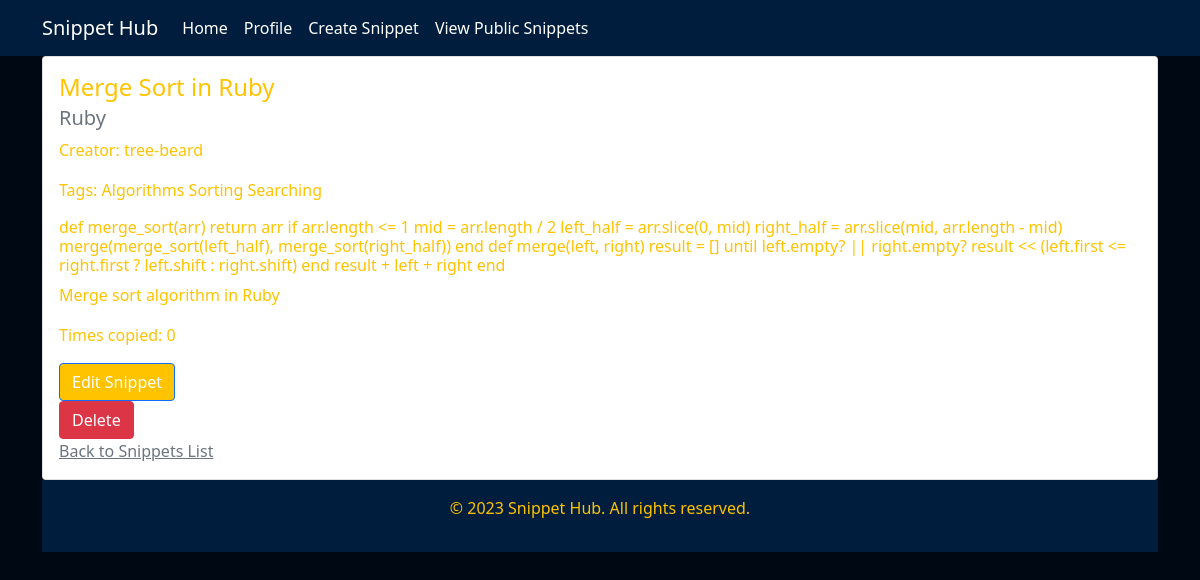
Page /view_snippets/11/ on the committed database.
### snippets/models.py (models this page shows, shortened)
class Snippet(models.Model):
    title = models.CharField(max_length=100)
    language = models.CharField(max_length=100)
    code = models.TextField()
    description = models.TextField()
    created = models.DateTimeField(auto_now_add=True)
    modified = models.DateTimeField(auto_now=True)
    creator = models.ForeignKey('auth.User', related_name='snippets', on_delete=models.CASCADE)
    is_public = models.BooleanField(default=True)
    tags = models.ManyToManyField("Tag")
    copy_count = models.PositiveBigIntegerField(default=0)

class Tag(models.Model):
    name = models.CharField(max_length=100)

### snippets/views.py (the view)
# urls.py: path('view_snippets/<int:snippet_id>/', views.view_snippet, name='view_snippet'),  # View a single code snippet
def view_snippet(request, snippet_id):
    snippet = Snippet.objects.get(id=snippet_id)
    return render(request, 'snippets/view_snippet.html', {'snippet': snippet})

### snippets/templates/snippets/view_snippet.html (shortened to what this page needs)
{% extends 'base.html' %}
{% block content %}
<div class="card">
    <div class="card-body">
        <h4 class="card-title">{{ snippet.title }}</h4>
        <h5 class="card-subtitle mb-2 text-muted">{{ snippet.language }}</h5>
        <p>Creator: {{ snippet.creator.username }}</p>
        <p>Tags: {% for tag in snippet.tags.all %}{{ tag.name }} {% endfor %}</p>
        <h6 class="card-text">{{ snippet.code }}</h6>
        <p class="card-text">{{ snippet.description }}</p>
        <p>Times copied: {{ snippet.copy_count }}</p>
        <a href="{% url 'snippets:edit_snippet' snippet.id %}">
            <button class="btn btn-primary">Edit Snippet</button>
        </a>
        <form method="post" action="{% url 'snippets:delete_snippet' snippet.id %}">
            <button type="submit" class="btn btn-danger">Delete</button>
        </form>
        <a href="{% url 'snippets:view_snippets' %}" class="card-subtitle mb-2 text-muted">Back to Snippets List</a>
</div>
{% endblock %}

### snippets/static/snippets/style.css (style rules this page uses)
body { background-color: #000814; color: #FFC300; }
.btn-primary { background-color: #FFC300; }
a { color: #FFC300; }

### rows in the picture
Snippet: title "Merge Sort in Ruby", language "Ruby", creator.username "tree-beard", code "def merge_sort(arr) return arr if arr.length <= 1 mid = arr.length / 2 left_half = arr.slice(0, mid) right_half = arr.slice(mid, arr.length - mid) merge(merge_sort(left_half), merge_sort(right_half)) end def merge(left, right) result = [] until left.empty? || right.empty? result << (left.first <= right.first ? left.shift : right.shift) end result + left + right end", description "Merge sort algorithm in Ruby", copy_count "0"
Tag: name "Algorithms"
Tag: name "Sorting"
Tag: name "Searching"
